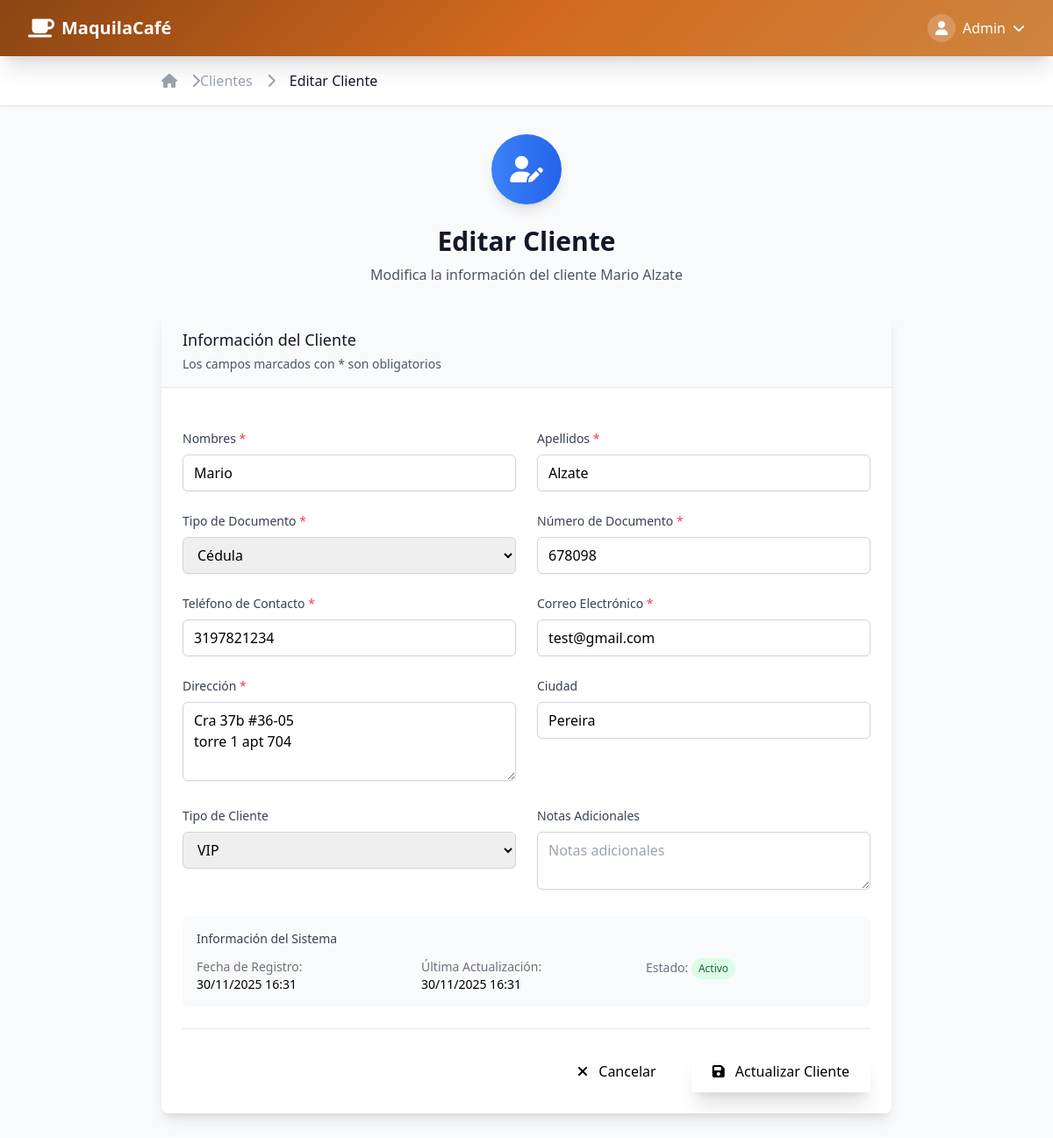
/clientes/2/editar/ (signed in), run on the app's committed database.
### core/models.py (models this page shows, shortened)
class User(AbstractUser):
    ROLE_CHOICES = [
        ('super_admin', 'Super Administrador'),
        ('admin_company', 'Administrador de Empresa'),
        ('aux_registro', 'Auxiliar de Registro'),
        ('aux_tostion', 'Auxiliar de Tostión'),
        ('aux_produccion', 'Auxiliar de Producción'),
        ('aux_facturacion', 'Auxiliar de Facturación'),
    ]
    role = models.CharField(
        max_length=20,
        choices=ROLE_CHOICES,
        default='aux_registro',
        verbose_name="Rol"
    )
    company = models.ForeignKey(
        Company,
        on_delete=models.CASCADE,
        related_name='users',
        null=True,
        blank=True,
        verbose_name="Empresa"
    )
    phone = models.CharField(max_length=20, blank=True, verbose_name="Teléfono")
    is_active = models.BooleanField(default=True, verbose_name="Activo")
    last_access = models.DateTimeField(null=True, blank=True, verbose_name="Último acceso")
    class Meta:
        verbose_name = "Usuario"
        verbose_name_plural = "Usuarios"

class Client(models.Model):
    CLIENT_TYPE_CHOICES = [
        ('new', 'Nuevo'),
        ('frequent', 'Frecuente'),
        ('vip', 'VIP'),
    ]
    company = models.ForeignKey(
        Company,
        on_delete=models.CASCADE,
        related_name='clients'
    )
    first_name = models.CharField(max_length=50, verbose_name="Nombres")
    last_name = models.CharField(max_length=50, verbose_name="Apellidos")
    business_name = models.CharField(max_length=100, blank=True, verbose_name="Razón social")
    document_type = models.CharField(
        max_length=10,
        choices=[
            ('cc', 'Cédula'),
            ('nit', 'NIT'),
        ],
        default='cc',
        verbose_name="Tipo de documento"
    )
    document_number = models.CharField(max_length=20, verbose_name="Número de documento")
    phone = models.CharField(max_length=20, verbose_name="Teléfono")
    email = models.EmailField(verbose_name="Email")
    address = models.TextField(verbose_name="Dirección")
    city = models.CharField(max_length=50, default='', blank=True, verbose_name="Ciudad")
    client_type = models.CharField(
        max_length=10,
        choices=CLIENT_TYPE_CHOICES,
        default='new',
        verbose_name="Tipo de cliente"
    )
    is_active = models.BooleanField(default=True, verbose_name="Activo")
    notes = models.TextField(blank=True, verbose_name="Notas")
    created_at = models.DateTimeField(auto_now_add=True)
    updated_at = models.DateTimeField(auto_now=True)
    @property
    def full_name(self):
        return f"{self.first_name} {self.last_name}"
    class Meta:
        verbose_name = "Cliente"
        verbose_name_plural = "Clientes"
        unique_together = ['company', 'document_number']
        ordering = ['-created_at']

### core/views.py (the view, shortened to what this page needs)
# urls.py: path('clientes/<int:pk>/editar/', views.ClienteUpdateView.as_view(), name='cliente_update'),
class ClienteUpdateView(LoginRequiredMixin, UpdateView):
    model = Client
    form_class = ClienteForm
    template_name = 'core/clientes/editar.html'
    success_url = reverse_lazy('core:cliente_list')
    def get_queryset(self):
        return Client.objects.filter(company=self.request.user.company)
    def get_form_kwargs(self):
        kwargs = super().get_form_kwargs()
        kwargs['user'] = self.request.user
        return kwargs
    @method_decorator(rol_requerido('aux_registro', 'admin_company', 'super_admin'))
    def dispatch(self, *args, **kwargs):
        return super().dispatch(*args, **kwargs)

### core/models.py (called while the page is built)
    @property
    def is_active(self):
        return self.status == 'active'

### templates/core/clientes/editar.html (shortened to what this page needs)
{% extends 'base.html' %}
{% load crispy_forms_tags %}
{% load static %}
{% block content %}
<div class="min-h-screen bg-gray-50">
    <div class="bg-white shadow-sm border-b">
        <div class="max-w-4xl mx-auto px-4 sm:px-6 lg:px-8">
            <div class="py-4">
                <nav class="flex" aria-label="Breadcrumb">
                    <ol class="flex items-center space-x-4">
                        <li>
                            <div>
                                <a href="{% url 'core:dashboard' %}" class="text-gray-400 hover:text-gray-500">
                                    <i class="fas fa-home"></i>
                                </a>
                            </div>
                        </li>
                        <li>
                            <div class="flex items-center">
                                <i class="fas fa-chevron-right text-gray-400"></i>
                                <a href="{% url 'core:cliente_list' %}" class="text-gray-400 hover:text-gray-500">Clientes</a>
                            </div>
                        </li>
                        <li>
                            <div class="flex items-center">
                                <i class="fas fa-chevron-right text-gray-400"></i>
                                <span class="ml-4 text-gray-900 font-medium">Editar Cliente</span>
                            </div>
                        </li>
                    </ol>
                </nav>
            </div>
        </div>
    </div>
    <div class="max-w-4xl mx-auto px-4 sm:px-6 lg:px-8 py-8">
        <div class="mb-8">
            <div class="text-center">
                <div class="inline-flex items-center justify-center w-20 h-20 bg-gradient-to-r from-blue-500 to-blue-600 rounded-full mb-6 shadow-lg">
                    <i class="fas fa-user-edit text-3xl text-white"></i>
                </div>
                <h1 class="text-3xl font-bold text-gray-900 mb-2">Editar Cliente</h1>
                <p class="text-gray-600">Modifica la información del cliente {{ object.full_name }}</p>
            </div>
        </div>
        <div class="bg-white shadow-lg rounded-lg overflow-hidden">
            <div class="px-6 py-4 bg-gray-50 border-b">
                <h3 class="text-lg font-medium text-gray-900">Información del Cliente</h3>
                <p class="text-sm text-gray-600 mt-1">Los campos marcados con * son obligatorios</p>
            </div>
            <div class="p-6">
                <form method="post" class="space-y-6">
                    <div class="grid grid-cols-1 md:grid-cols-2 gap-6">
                        <div>
                            <label for="{{ form.first_name.id_for_label }}" class="block text-sm font-medium text-gray-700 mb-2">
                                Nombres <span class="text-red-500">*</span>
                            </label>
                            {{ form.first_name }}
                        </div>
                        <div>
                            <label for="{{ form.last_name.id_for_label }}" class="block text-sm font-medium text-gray-700 mb-2">
                                Apellidos <span class="text-red-500">*</span>
                            </label>
                            {{ form.last_name }}
                        </div>
                    </div>
                    <div class="grid grid-cols-1 md:grid-cols-2 gap-6">
                        <div>
                            <label for="{{ form.document_type.id_for_label }}" class="block text-sm font-medium text-gray-700 mb-2">
                                Tipo de Documento <span class="text-red-500">*</span>
                            </label>
                            {{ form.document_type }}
                        </div>
                        <div>
                            <label for="{{ form.document_number.id_for_label }}" class="block text-sm font-medium text-gray-700 mb-2">
                                Número de Documento <span class="text-red-500">*</span>
                            </label>
                            {{ form.document_number }}
                        </div>
                    </div>
                    <div class="grid grid-cols-1 md:grid-cols-2 gap-6">
                        <div>
                            <label for="{{ form.phone.id_for_label }}" class="block text-sm font-medium text-gray-700 mb-2">
                                Teléfono de Contacto <span class="text-red-500">*</span>
                            </label>
                            {{ form.phone }}
                        </div>
                        <div>
                            <label for="{{ form.email.id_for_label }}" class="block text-sm font-medium text-gray-700 mb-2">
                                Correo Electrónico <span class="text-red-500">*</span>
                            </label>
                            {{ form.email }}
                        </div>
                    </div>
                    <div class="grid grid-cols-1 md:grid-cols-2 gap-6">
                        <div>
                            <label for="{{ form.address.id_for_label }}" class="block text-sm font-medium text-gray-700 mb-2">
                                Dirección <span class="text-red-500">*</span>
                            </label>
                            {{ form.address }}
                        </div>
                        <div>
                            <label for="{{ form.city.id_for_label }}" class="block text-sm font-medium text-gray-700 mb-2">
                                Ciudad
                            </label>
                            {{ form.city }}
                        </div>
                    </div>
                    <div class="grid grid-cols-1 md:grid-cols-2 gap-6">
                        <div>
                            <label for="{{ form.client_type.id_for_label }}" class="block text-sm font-medium text-gray-700 mb-2">
                                Tipo de Cliente
                            </label>
                            {{ form.client_type }}
                        </div>
                        <div>
                            <label for="{{ form.notes.id_for_label }}" class="block text-sm font-medium text-gray-700 mb-2">
                                Notas Adicionales
                            </label>
                            {{ form.notes }}
                        </div>
                    </div>
                    <div class="bg-gray-50 p-4 rounded-lg">
                        <h4 class="text-sm font-medium text-gray-700 mb-3">Información del Sistema</h4>
                        <div class="grid grid-cols-1 md:grid-cols-3 gap-4 text-sm">
                            <div>
                                <span class="text-gray-500">Fecha de Registro:</span>
                                <div class="font-medium">{{ object.created_at|date:"d/m/Y H:i" }}</div>
                            </div>
                            <div>
                                <span class="text-gray-500">Última Actualización:</span>
                                <div class="font-medium">{{ object.updated_at|date:"d/m/Y H:i" }}</div>
                            </div>
                            <div>
                                <span class="text-gray-500">Estado:</span>
                                <span class="inline-flex items-center px-2 py-1 rounded-full text-xs font-medium
                                    {% if object.is_active %}bg-green-100 text-green-800{% else %}bg-red-100 text-red-800{% endif %}">
                                    {% if object.is_active %}Activo{% else %}Inactivo{% endif %}
                                </span>
                            </div>
                        </div>
                    </div>
                    <div class="flex items-center justify-end space-x-4 pt-6 border-t border-gray-200">
                        <a href="{% url 'core:cliente_list' %}" class="btn-secondary px-6 py-3">
                            <i class="fas fa-times mr-2"></i>
                            Cancelar
                        </a>
                        <button type="submit" class="btn-coffee px-6 py-3 shadow-xl hover:shadow-2xl transform hover:scale-105 transition-all duration-300">
                            <i class="fas fa-save mr-2"></i>
                            Actualizar Cliente
                        </button>
                    </div>
                </form>
            </div>
        </div>
    </div>
</div>
{% endblock %}

### templates/base.html (shortened to what this page needs)
{% load static %}
<!DOCTYPE html>
<html lang="es">
<head>
    <script src="https://cdn.tailwindcss.com"></script>
    <link rel="stylesheet" href="https://cdnjs.cloudflare.com/ajax/libs/font-awesome/6.4.0/css/all.min.css">
    <link rel="stylesheet" href="{% static 'css/custom.css' %}">
</head>
<body class="bg-gradient-to-br from-coffee-50 to-white min-h-screen">
    <nav class="coffee-gradient shadow-xl sticky top-0 z-50">
        <div class="max-w-7xl mx-auto px-4 sm:px-6 lg:px-8">
            <div class="flex justify-between h-16">
                <div class="flex items-center">
                    <a href="{% url 'core:home' %}" class="flex items-center space-x-2 text-white hover:text-coffee-100 transition-colors duration-200">
                        <i class="fas fa-coffee text-2xl animate-bounce-subtle"></i>
                        <span class="text-xl font-bold">MaquilaCafé</span>
                    </a>
                </div>
                <div class="flex items-center space-x-4">
                    {% if user.is_authenticated %}
                        <div class="relative" x-data="{ open: false }" @click.away="open = false" @keydown.escape.window="open = false">
                            <button @click="open = !open" class="flex items-center space-x-2 text-white hover:text-coffee-100 transition-colors duration-200">
                                <div class="w-8 h-8 bg-white/20 rounded-full flex items-center justify-center">
                                    <i class="fas fa-user"></i>
                                </div>
                                <span class="hidden md:block">{{ user.first_name|default:user.username }}</span>
                                <i class="fas fa-chevron-down text-sm transition-transform duration-200" :class="{'rotate-180': open}"></i>
                            </button>
                        </div>
                    {% else %}
                        <a href="{% url 'core:login' %}" class="btn-coffee-outline">
                            <i class="fas fa-sign-in-alt mr-2"></i>Iniciar Sesión
                        </a>
                    {% endif %}
                </div>
            </div>
        </div>
    </nav>
    <main class="flex-1">
        {% block content %}{% endblock %}
    </main>
</body>
</html>

### templates/base.html (style rules this page uses)
.coffee-gradient { background: linear-gradient(135deg, #8B4513 0%, #D2691E 50%, #CD853F 100%); }
.btn-coffee { @apply bg-gradient-to-r from-coffee-600 to-coffee-800 hover:from-coffee-700 hover:to-coffee-900 text-white font-medium py-2 px-4 rounded-lg transition-all duration-300 transform hover:scale-105 shadow-lg; }
.animate-bounce-subtle { animation: bounceSubtle 2s infinite; }

### templates/core/clientes/editar.html (style rules this page uses)
input[type="text"], input[type="email"], select, textarea { @apply w-full px-3 py-2 border border-gray-300 rounded-md shadow-sm focus:outline-none focus:ring-2 focus:ring-blue-500 focus:border-blue-500; }
input[type="text"]:required, input[type="email"]:required, select:required, textarea:required { background-color: #fefefe; }

### data on the page
User: first_name "Admin"
Client: full_name "Mario Alzate", first_name "Mario", last_name "Alzate", document_type "Cédula", document_number "678098", phone "3197821234", email "test@gmail.com", address "Cra 37b #36-05 torre 1 apt 704", city "Pereira", client_type "VIP", created_at "30/11/2025 16:31", updated_at "30/11/2025 16:31"
